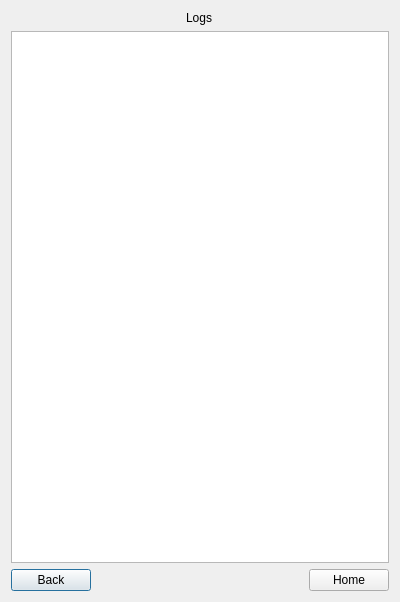
<?xml version="1.0" encoding="UTF-8"?>
<ui version="4.0">
    <class>Dialog</class>
    <widget class="QDialog" name="Dialog">
        <property name="geometry">
            <rect>
                <x>0</x>
                <y>0</y>
                <width>400</width>
                <height>602</height>
            </rect>
        </property>
        <property name="windowTitle">
            <string>Dialog</string>
        </property>
        <layout class="QVBoxLayout" name="verticalLayout">
            <item alignment="Qt::AlignHCenter">
                <widget class="QLabel" name="label">
                    <property name="text">
                        <string>Logs</string>
                    </property>
                </widget>
            </item>
            <item>
                <widget class="QTextBrowser" name="Viewer"/>
            </item>
            <item>
                <layout class="QHBoxLayout" name="horizontalLayout">
                    <item alignment="Qt::AlignLeft">
                        <widget class="QPushButton" name="back_Button">
                            <property name="text">
                                <string>Back</string>
                            </property>
                        </widget>
                    </item>
                    <item alignment="Qt::AlignRight">
                        <widget class="QPushButton" name="home_Button">
                            <property name="text">
                                <string>Home</string>
                            </property>
                        </widget>
                    </item>
                </layout>
            </item>
        </layout>
    </widget>
    <resources/>
    <connections/>
</ui>
